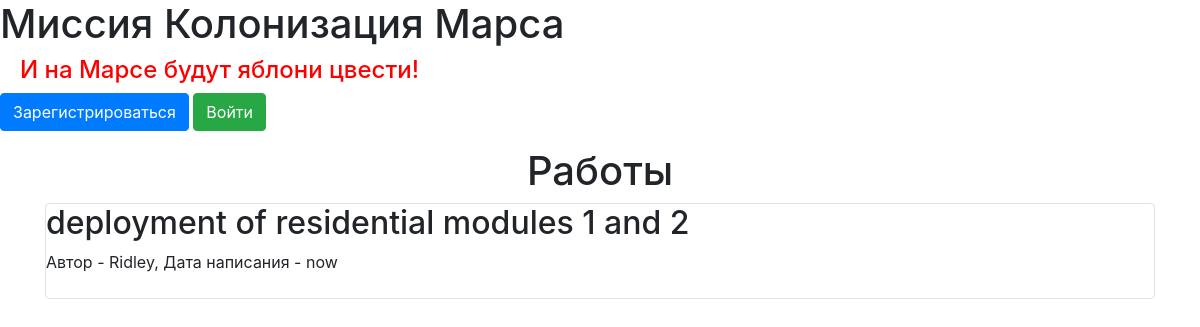
Before: / with the older database file.
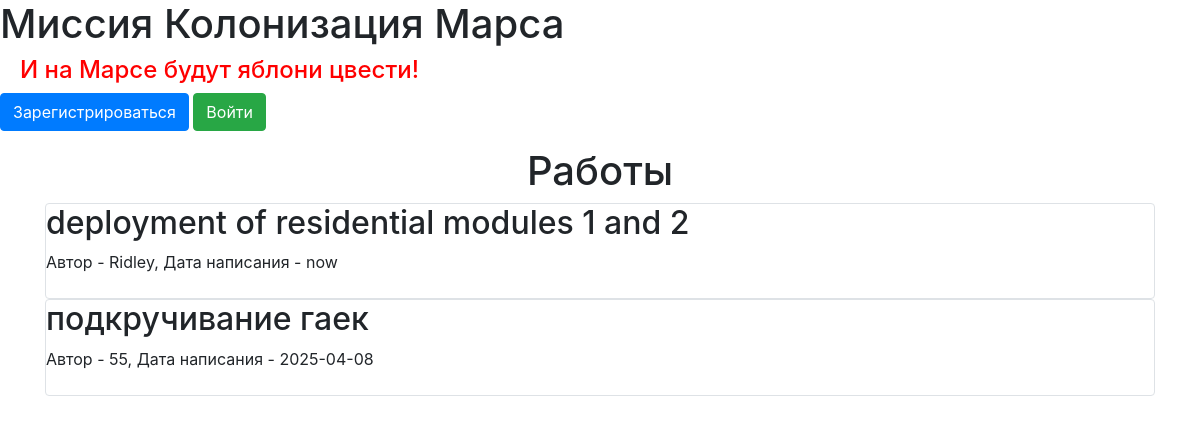
After: the same page with the newer database file.
### data/jobs.py (models this page shows)
class Jobs(SqlAlchemyBase, UserMixin):
    __tablename__ = 'jobs'
    id = sqlalchemy.Column(sqlalchemy.Integer, primary_key=True, autoincrement=True)
    team_leader = sqlalchemy.Column(sqlalchemy.String, sqlalchemy.ForeignKey('users.id'))
    job = sqlalchemy.Column(sqlalchemy.String, nullable=True)
    work_size = sqlalchemy.Column(sqlalchemy.Integer, nullable=True)
    collaborators = sqlalchemy.Column(sqlalchemy.String, nullable=True)
    start_date = sqlalchemy.Column(sqlalchemy.String, nullable=True)
    end_date = sqlalchemy.Column(sqlalchemy.DateTime, default=datetime.datetime.now)
    is_finished = sqlalchemy.Column(sqlalchemy.Boolean, default=True, nullable=True)
    user = orm.relationship('User')

### data/users.py (models this page shows, shortened)
class User(SqlAlchemyBase, UserMixin):
    __tablename__ = 'users'
    id = sqlalchemy.Column(sqlalchemy.Integer,
                           primary_key=True, autoincrement=True)
    surname = sqlalchemy.Column(sqlalchemy.String, nullable=True)
    name = sqlalchemy.Column(sqlalchemy.String, nullable=True)
    age = sqlalchemy.Column(sqlalchemy.Integer, nullable=True)
    position = sqlalchemy.Column(sqlalchemy.String, nullable=True)
    speciality = sqlalchemy.Column(sqlalchemy.String, nullable=True)
    address = sqlalchemy.Column(sqlalchemy.String, nullable=True)
    email = sqlalchemy.Column(sqlalchemy.String, index=True, unique=True, nullable=True)
    hashed_password = sqlalchemy.Column(sqlalchemy.String, nullable=True)
    modified_date = sqlalchemy.Column(sqlalchemy.DateTime, default=datetime.datetime.now)
    jobs = orm.relationship("Jobs", back_populates='user')

### main.py (the view)
@app.route('/')
def index():
    db_sess = db_session.create_session()
    if current_user.is_authenticated:
        jobs = db_sess.query(Jobs).all()
    else:
        jobs = db_sess.query(Jobs).all()
    return render_template('index.html', jobs=jobs)

### data/db_session.py (called while the page is built)
def create_session() -> Session:
    global __factory
    return __factory()

### templates/index.html (shortened to what this page needs)
{% extends "base.html" %}
{% block content %}
<h1 align="center">Работы</h1>
{% for item in jobs %}
<div class="col-md6 border rounded">
    <h2>{{item.job}}</h2>
    <div>
        Автор - {{item.user.name}}, Дата написания - {{item.start_date}}
    </div>
    <br>
</div>
{% endfor %}
{% endblock %}

### templates/base.html (shortened to what this page needs)
<!doctype html>
<html lang="en">
<head>
    <link rel="stylesheet"
          href="https://stackpath.bootstrapcdn.com/bootstrap/4.4.1/css/bootstrap.min.css"
>
    <link rel="stylesheet" type="text/css" href="{{url_for('static', filename='css/style.css')}}" />
</head>
<body>
<header>
    <h1>Миссия Колонизация Марса</h1>
    <h4>И на Марсе будут яблони цвести!</h4>
        <nav>
        {% if current_user.is_authenticated %}
    <a class="navbar-brand" href="/logout">{{ current_user.name }}</a>
        {% else %}
    <p>
        <a class="btn btn-primary " href="/register">Зарегистрироваться</a>
        <a class="btn btn-success" href="/login">Войти</a>
    </p>
        {% endif %}
    </nav>
</header>
<main role="main" class="container">
    {% block content %}{% endblock %}
</main>
</body>
</html>

### static/css/style.css (style rules this page uses)
h4 { color: #FF0000; text-indent: 20px }

Changed rows visible on the page:
added Jobs: job "подкручивание гаек", user.name "55", start_date "2025-04-08"
